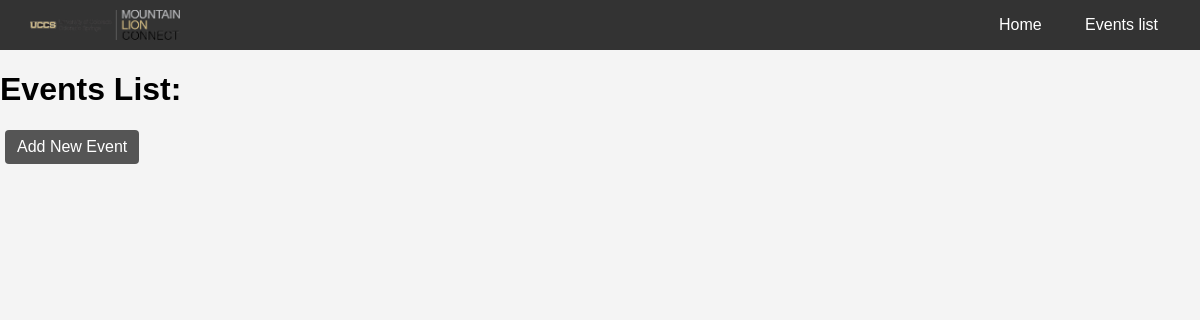
/events/, run on an earlier commit of the app's database.
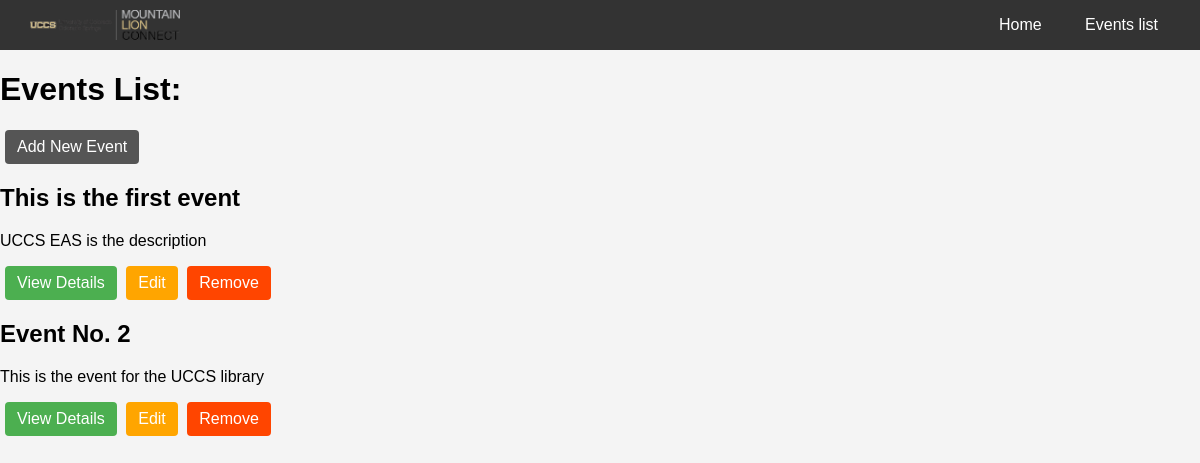
And on a later commit of the database.
### events/models.py (models this page shows)
class Event(models.Model):
    name = models.CharField(max_length=255)
    date = models.DateTimeField()
    location = models.CharField(max_length=255, blank=True)
    description = models.TextField(blank=True)
    organizer = models.CharField(max_length=255, blank=True)
    def __str__(self):
        return self.name

### events/views.py (the view)
# urls.py: path('events/', views.event_list, name='event_list'),
def event_list(request):
    events = Event.objects.all()
    return render(request, 'events/event_list.html', {'events': events})

### events/templates/events/event_list.html (shortened to what this page needs)
{% load static %}
<!DOCTYPE html>
<html lang="en">
<head>
</head>
<body>
<header>
    <img src="{% static 'images/events_logo.gif' %}" alt="Events Logo" class="logo">
    <nav>
        <a href="{% url 'landing_page' %}">Home</a>
        <a href="{% url 'event_list' %}">Events list</a>
    </nav>
</header>
<h1>Events List:</h1>
<a href="{% url 'add_event' %}" style="background-color: #555; color: white; padding: 8px 12px; text-align: center; text-decoration: none; display: inline-block; border: none; cursor: pointer; border-radius: 4px; margin-left: 5px;">Add New Event</a>
{% for event in events %}
    <div>
        <h2>{{ event }}</h2>
        <p>{{ event.description }}</p>
        <a href="{% url 'event_detail' event.id %}" style="background-color: #4CAF50; color: white; padding: 8px 12px; text-align: center; text-decoration: none; display: inline-block; border: none; cursor: pointer; border-radius: 4px; margin-left: 5px;">View Details</a>
        <a href="{% url 'event_edit' event.id %}" style="background-color: #FFA500; color: white; padding: 8px 12px; text-align: center; text-decoration: none; display: inline-block; border: none; cursor: pointer; border-radius: 4px; margin-left: 5px;">Edit</a>
        <a href="{% url 'event_delete' event.id %}" style="background-color: #FF4500; color: white; padding: 8px 12px; text-align: center; text-decoration: none; display: inline-block; border: none; cursor: pointer; border-radius: 4px; margin-left: 5px;">Remove</a>
    </div>
{% endfor %}
</body>
</html>

### events/templates/events/event_list.html (style rules this page uses)
body { font-family: Arial, sans-serif; margin: 0; padding: 0; background-color: #f4f4f4; }
header { display: flex; justify-content: space-between; align-items: center; padding: 10px 30px; background-color: #333; color: #fff; }
.logo { width: 150px; }
nav a { margin-left: 15px; color: #fff; text-decoration: none; padding: 8px 12px; border-radius: 4px; transition: background-color 0.3s ease; }

What changed in the data, as far as the page shows it:
added Event: name "This is the first event", description "UCCS EAS is the description"
added Event: name "Event No. 2", description "This is the event for the UCCS library"
